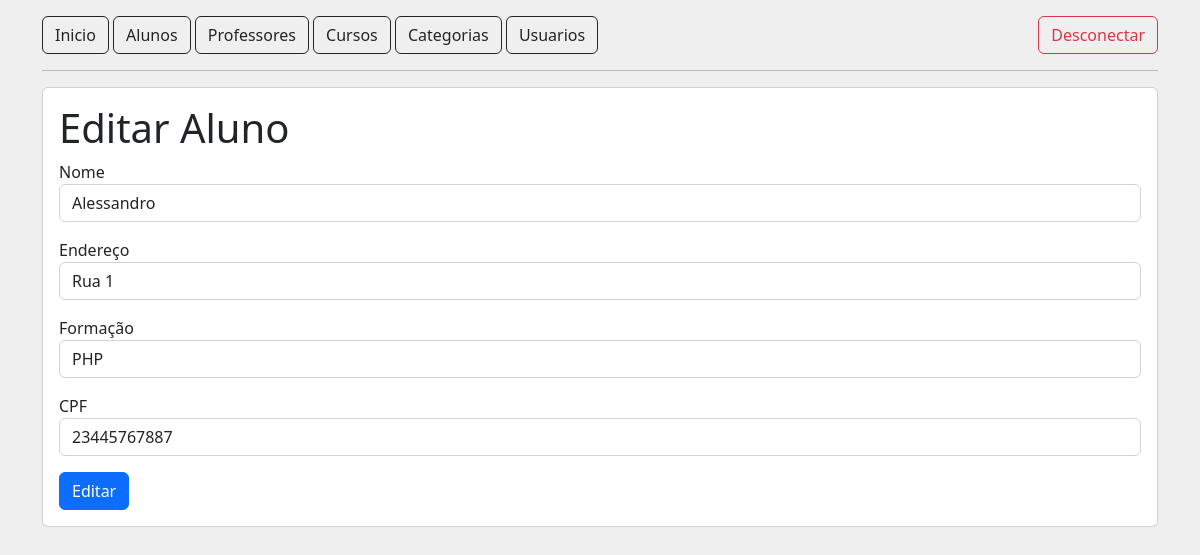
Page /professores/editar?id=1 on the committed database.
### tables this page shows
CREATE TABLE tb_professores (
    id INT PRIMARY KEY AUTO_INCREMENT,
    nome VARCHAR(45) NOT NULL,
    endereco VARCHAR(45) UNIQUE NULL,
    formacao VARCHAR(45) UNIQUE NULL,
    status TINYINT NOT NULL,
    cpf CHAR(11)
);

### src/Controller/AbstractController.php (called while the page is built, shortened)
<?php
abstract class AbstractController
{
    public function render(string $view, ?array $dados = null, bool $navbar = true): void
    {
        include_once '../views/template/header.phtml';
        $navbar === true && include_once '../views/template/menu.phtml';
        include_once "../views/{$view}.phtml";
    }
}

### src/Controller/ProfessorController.php (called while the page is built, shortened)
<?php
class ProfessorController extends AbstractController
{
    public function editar(): void
    {
        $id = $_GET['id'];
        $repository = new ProfessorRepository();
        $professor = $repository->buscarUm($id);
        $this->render('professor/editar', [$professor]);
    }
}

### public/index.php (called while the page is built, shortened)
<?php
$rotas = require '../config/routes.php';
$url = $_SERVER['REQUEST_URI'];
$rota = explode('?', $url)[0];
$method = $rotas[$rota]['method'];
(new $controller)->$method();

### src/Repository/ProfessorRepository.php (called while the page is built, shortened)
<?php
class ProfessorRepository implements RepositoryInterface
{
    public PDO $pdo;
    public function __construct()
    {
        $this->pdo = DataBaseConnection::abrirConexao();
    }
    public function buscarUm(string $id): object
    {
        $sql = "SELECT * FROM " . self::TABLE . " WHERE id = '{$id}' ";
        $query = $this->pdo->query($sql);
        $query->execute();
        return $query->fetchObject(Professor::class);
    }
}

### src/Connection/DataBaseConnection.php (called while the page is built, shortened)
<?php
class DataBaseConnection
{
    public static function abrirConexao(): PDO
    {
        return new PDO("mysql:host=localhost;dbname=" . DB_NAME, DB_USER, DB_PASSWORD);
    }
}

### views/professor/editar.phtml (the view)
<section class="mt-3 card card-body">
    <h1>Editar Aluno</h1>
    <div class="row">
        <div class="col">
            <form action="" method="POST">
                <label for="nome">Nome</label>
                <input name="nome" type="text" id="nome" class="form-control mb-3" value="<?php echo $dados[0]->nome; ?>">
                <label for="endereco">Endereço</label>
                <input name="endereco" type="text" id="email" class="form-control mb-3" value="<?php echo $dados[0]->endereco; ?>">
                <label for="formacao">Formação</label>
                <input name="formacao" type="text" id="formacao" class="form-control mb-3" value="<?php echo $dados[0]->formacao; ?>">
                <label for="cpf">CPF</label>
                <input name="cpf" type="text" id="cpf" class="form-control mb-3" value="<?php echo $dados[0]->cpf; ?>">
                <button class="btn btn-primary">Editar</button>
            </form>
        </div>
    </div>
</section>

### rows in the picture
tb_professores: nome "Alessandro", endereco "Rua 1", formacao "PHP", cpf "23445767887"
